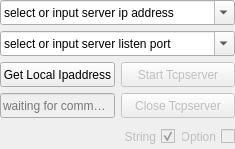
<?xml version="1.0" encoding="UTF-8"?>
<ui version="4.0">
 <class>ModuleA</class>
 <widget class="QFrame" name="ModuleA">
  <property name="geometry">
   <rect>
    <x>0</x>
    <y>0</y>
    <width>235</width>
    <height>149</height>
   </rect>
  </property>
  <property name="windowTitle">
   <string>Frame</string>
  </property>
  <layout class="QGridLayout" name="gridLayout" columnstretch="1,1,1,1">
   <property name="leftMargin">
    <number>0</number>
   </property>
   <property name="topMargin">
    <number>0</number>
   </property>
   <property name="rightMargin">
    <number>0</number>
   </property>
   <property name="bottomMargin">
    <number>0</number>
   </property>
   <item row="1" column="0" colspan="4">
    <widget class="QComboBox" name="comboBox_2">
     <property name="sizePolicy">
      <sizepolicy hsizetype="Minimum" vsizetype="Minimum">
       <horstretch>0</horstretch>
       <verstretch>0</verstretch>
      </sizepolicy>
     </property>
     <property name="minimumSize">
      <size>
       <width>0</width>
       <height>25</height>
      </size>
     </property>
     <property name="maximumSize">
      <size>
       <width>16777215</width>
       <height>25</height>
      </size>
     </property>
     <property name="editable">
      <bool>true</bool>
     </property>
     <item>
      <property name="text">
       <string>select or input server listen port</string>
      </property>
     </item>
    </widget>
   </item>
   <item row="2" column="2" colspan="2">
    <widget class="QPushButton" name="pushButton_3">
     <property name="enabled">
      <bool>false</bool>
     </property>
     <property name="sizePolicy">
      <sizepolicy hsizetype="Minimum" vsizetype="Minimum">
       <horstretch>0</horstretch>
       <verstretch>0</verstretch>
      </sizepolicy>
     </property>
     <property name="minimumSize">
      <size>
       <width>50</width>
       <height>25</height>
      </size>
     </property>
     <property name="maximumSize">
      <size>
       <width>500</width>
       <height>25</height>
      </size>
     </property>
     <property name="text">
      <string>Start Tcpserver</string>
     </property>
    </widget>
   </item>
   <item row="0" column="0" colspan="4">
    <widget class="QComboBox" name="comboBox">
     <property name="sizePolicy">
      <sizepolicy hsizetype="Minimum" vsizetype="Minimum">
       <horstretch>0</horstretch>
       <verstretch>0</verstretch>
      </sizepolicy>
     </property>
     <property name="minimumSize">
      <size>
       <width>0</width>
       <height>25</height>
      </size>
     </property>
     <property name="maximumSize">
      <size>
       <width>16777215</width>
       <height>25</height>
      </size>
     </property>
     <property name="editable">
      <bool>true</bool>
     </property>
     <property name="currentText">
      <string>select or input server ip address</string>
     </property>
     <property name="currentIndex">
      <number>0</number>
     </property>
     <item>
      <property name="text">
       <string>select or input server ip address</string>
      </property>
     </item>
    </widget>
   </item>
   <item row="3" column="2" colspan="2">
    <widget class="QPushButton" name="pushButton_4">
     <property name="enabled">
      <bool>false</bool>
     </property>
     <property name="sizePolicy">
      <sizepolicy hsizetype="Minimum" vsizetype="Minimum">
       <horstretch>0</horstretch>
       <verstretch>0</verstretch>
      </sizepolicy>
     </property>
     <property name="minimumSize">
      <size>
       <width>50</width>
       <height>25</height>
      </size>
     </property>
     <property name="maximumSize">
      <size>
       <width>500</width>
       <height>25</height>
      </size>
     </property>
     <property name="text">
      <string>Close Tcpserver</string>
     </property>
    </widget>
   </item>
   <item row="4" column="3">
    <widget class="QCheckBox" name="checkBox_2">
     <property name="enabled">
      <bool>false</bool>
     </property>
     <property name="sizePolicy">
      <sizepolicy hsizetype="Minimum" vsizetype="Minimum">
       <horstretch>0</horstretch>
       <verstretch>0</verstretch>
      </sizepolicy>
     </property>
     <property name="minimumSize">
      <size>
       <width>50</width>
       <height>25</height>
      </size>
     </property>
     <property name="maximumSize">
      <size>
       <width>16777215</width>
       <height>25</height>
      </size>
     </property>
     <property name="layoutDirection">
      <enum>Qt::RightToLeft</enum>
     </property>
     <property name="text">
      <string>Option</string>
     </property>
    </widget>
   </item>
   <item row="4" column="2">
    <widget class="QCheckBox" name="checkBox">
     <property name="enabled">
      <bool>false</bool>
     </property>
     <property name="sizePolicy">
      <sizepolicy hsizetype="Minimum" vsizetype="Minimum">
       <horstretch>0</horstretch>
       <verstretch>0</verstretch>
      </sizepolicy>
     </property>
     <property name="minimumSize">
      <size>
       <width>50</width>
       <height>25</height>
      </size>
     </property>
     <property name="maximumSize">
      <size>
       <width>16777215</width>
       <height>25</height>
      </size>
     </property>
     <property name="layoutDirection">
      <enum>Qt::RightToLeft</enum>
     </property>
     <property name="text">
      <string>String</string>
     </property>
     <property name="checked">
      <bool>true</bool>
     </property>
    </widget>
   </item>
   <item row="2" column="0" colspan="2">
    <widget class="QPushButton" name="pushButton_2">
     <property name="sizePolicy">
      <sizepolicy hsizetype="Minimum" vsizetype="Minimum">
       <horstretch>0</horstretch>
       <verstretch>0</verstretch>
      </sizepolicy>
     </property>
     <property name="minimumSize">
      <size>
       <width>50</width>
       <height>25</height>
      </size>
     </property>
     <property name="maximumSize">
      <size>
       <width>500</width>
       <height>25</height>
      </size>
     </property>
     <property name="text">
      <string>Get Local Ipaddress</string>
     </property>
    </widget>
   </item>
   <item row="3" column="0" colspan="2">
    <widget class="QLineEdit" name="lineEdit_2">
     <property name="enabled">
      <bool>false</bool>
     </property>
     <property name="sizePolicy">
      <sizepolicy hsizetype="Expanding" vsizetype="Minimum">
       <horstretch>0</horstretch>
       <verstretch>0</verstretch>
      </sizepolicy>
     </property>
     <property name="minimumSize">
      <size>
       <width>50</width>
       <height>25</height>
      </size>
     </property>
     <property name="maximumSize">
      <size>
       <width>16777215</width>
       <height>25</height>
      </size>
     </property>
     <property name="placeholderText">
      <string>waiting for command ...</string>
     </property>
    </widget>
   </item>
  </layout>
 </widget>
 <resources/>
 <connections/>
</ui>
